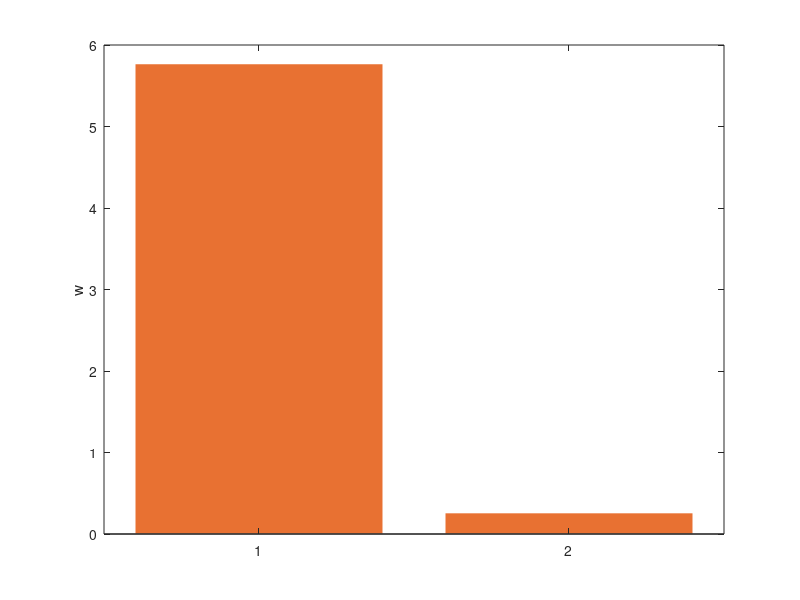

MATLAB code for this plot: (Note: this script raises an error after producing the figure.)
% Mathematical model for amino acid composition optimization
% ------------ Basic setting of the model --------------- %
% Two amino acids, x and y, are combined into a protein P with abundance A
% ax + (1-a)y -> P
% The amino acid x increases the chance of protein LLPS, therefore
% increasing the functional payoff by dp(a) for one unit of protein
% p(a) was estimated based on protein LLPS database: p(a) =
% 1/(1+exp(6.3-10.6a))
% Cost of x is w, cost of y is 1
% w is a species-specific LLPS cost ratio
% Total budget (w*a+(1-a)*A cannot exceed 1
% The functional payoff function P_func(a,A)=(1+dp(a))A
% Information capacity term P_info(a)=-alog2(a/7)-(1-a)log2((1-a)/13)
% Overall payoff to be optimized: P(a,A) = P_func(a,A)+beta*P_info(a)

%% Plot w for H.sapiens (human) and S.cerevisiae (yeast)
w_human = 5.77;
w_yeast = 0.26;

figure;
bar([1 2],[w_human w_yeast],'FaceColor',[233 113 50]/256,'EdgeColor',[1 1 1]);
ylabel("w");
xticklabels(["H. sapiens" "S. cerevisiae"]);xtickangle(45);
title("LLPS cost ratio (w)");
hold on;
plot([0 3],[1 1],':','Color',[0.5 0.5 0.5]);
xlim([0.2 2.8]);

%% Read and visualize real proteomics data
a_data_table = readtable("Ratio of IDR-associated AAs.xlsx");
a_data_human = a_data_table{ismember(a_data_table.group,'Homo sapiens'),"value"};
a_data_yeast = a_data_table{ismember(a_data_table.group,'Saccharomyces cerevisiae'),"value"};
figure;
subplot(2,1,1);
histogram(a_data_human,0.2:0.01:0.7, ...
    'FaceColor',[233 113 50]/256,'EdgeColor',[1 1 1]);
xlim([0.2 0.7]);title("Distribution of a, H. sapiens",'FontWeight','Normal');
xlabel("a");ylabel("#Proteins");
ax = gca;
ax.LineWidth = 1;
subplot(2,1,2);
histogram(a_data_yeast,0.2:0.01:0.7, ...
    'FaceColor',[233 113 50]/256,'EdgeColor',[1 1 1]);
xlim([0.2 0.7]);title("Distribution of a, S. cerevisiae",'FontWeight','Normal');
xlabel("a");ylabel("#Proteins");
ax = gca;
ax.LineWidth = 1;

%% Plot optimal a against beta and estimate beta from the median of yeast data
d_noLLPS = 0;
beta_vec = 0:0.01:10;
a_opt_human = beta_vec;
a_opt_yeast = beta_vec;
options = optimoptions('fmincon','display','none');
for i = 1:length(beta_vec)
    beta = beta_vec(i);
    a_opt_human(i) = fmincon(@(a)-payoff_overall(a,d_noLLPS,w_human,beta), ...
        0.5,[],[],[],[],0,1,[],options);
    a_opt_yeast(i) = fmincon(@(a)-payoff_overall(a,d_noLLPS,w_yeast,beta), ...
        0.5,[],[],[],[],0,1,[],options);
end
a_yeast_median = median(a_data_yeast);
beta_estimate = inv_linear_interpolation(beta_vec,a_opt_yeast,a_yeast_median);

figure;
subplot(1,2,1);
plot(beta_vec,a_opt_human,'LineWidth',3);
xlabel("\beta");ylabel("Optimal a under d=0");
title("H. sapiens",'FontWeight','Normal');
ax = gca;
ax.LineWidth = 1;
subplot(1,2,2);
plot(beta_vec,a_opt_yeast,'LineWidth',3);
xlabel("\beta");ylabel("Optimal a under d=0");
title("S. cerevisiae",'FontWeight','Normal');
hold on; scatter(beta_estimate,median(a_data_yeast),'Marker','hexagram');
ax = gca;
ax.LineWidth = 1;

%% Plot payoff function against parameter values
% Define range of parameter d and variable a
d = 0:1:3;
a = 0.001:0.001:0.999;
% Define the colormap
colors_spectrum = [0.84	0.10	0.11;
                    0.99	0.68	0.38;
                    0.67	0.87	0.64;
                    0.17	0.51	0.73];
figure;
subplot(2,2,1);
hold on;
for i = 1:length(d)
    f = payoff_overall(a,d(i),w_human,beta_estimate);
    plot(a,f,'Color',colors_spectrum(i,:),'LineWidth',3);
end
box on;
legend(["d=0","d=1","d=2","d=3"]);legend boxoff;
title("P_{max}(a), H. sapiens",'FontWeight','Normal');
xlabel("a");
ylabel("P_{max}(a)");
ax = gca;
ax.LineWidth = 1;

subplot(2,2,2);
hold on;
for i = 1:length(d)
    f = payoff_overall(a,d(i),w_yeast,beta_estimate);
    plot(a,f,'Color',colors_spectrum(i,:),'LineWidth',3);
end
box on;
legend(["d=0","d=1","d=2","d=3"]);legend boxoff;
title("P_{max}(a), S. cerevisiae",'FontWeight','Normal');
xlabel("a");
ylabel("P_{max}(a)");
ax = gca;
ax.LineWidth = 1;

subplot(2,2,3);
h = shannon_entropy20(a);
plot(a,h,'LineWidth',3);
title("Information capacity",'FontWeight','Normal');
xlabel("a");
ylabel("P_{info}(a)");
ax = gca;
ax.LineWidth = 1;

subplot(2,2,4);
A_human = optimal_abundance(a,w_human);
A_yeast = optimal_abundance(a,w_yeast);
plot(a,A_human,'LineWidth',3);
hold on;
plot(a,A_yeast,'LineWidth',3);
legend(["H. sapiens","S. cerevisiae"]);legend boxoff;
title("Maximal protein abundance",'FontWeight','Normal');
xlabel("a");
ylabel("A_{max}(a)");
ax = gca;
ax.LineWidth = 1;

%% Plot optimal a against d for human and yeast
d_vec = 0:0.01:30;
a_opt_human_varying_d = d_vec;
a_opt_yeast_varying_d = d_vec;
options = optimoptions('fmincon','display','none');
for i = 1:length(d_vec)
    a_opt_human_varying_d(i) = fmincon(@(a)-payoff_overall(a,d_vec(i),w_human, ...
        beta_estimate),0.5,[],[],[],[],0,1,[],options);
    a_opt_yeast_varying_d(i) = fmincon(@(a)-payoff_overall(a,d_vec(i),w_yeast, ...
        beta_estimate),0.5,[],[],[],[],0,1,[],options);
end
figure;
plot(d_vec,a_opt_human_varying_d,'LineWidth',3);
hold on;
plot(d_vec,a_opt_yeast_varying_d,'LineWidth',3);
xlabel("d");ylabel("a_{opt}");
title("Optimal a under varying d, human",'FontWeight','Normal');
ax = gca;
ax.LineWidth = 1;
legend(["H. sapiens","S. cerevisiae"]);legend boxoff;

%% Estimate d for each human protein
d_human = a_data_human;
for i = 1:length(d_human)
    d_human(i) = inv_linear_interpolation(d_vec, a_opt_human_varying_d, a_data_human(i));
end
figure;
histogram(d_human,50,'FaceColor',[233 113 50]/256,'EdgeColor',[1 1 1]);
xlabel("d");
ylabel("#Proteins");
title("Infered d for human proteins",'FontWeight','Normal');
ax = gca;
ax.LineWidth = 1;

%% Compute a under yeast w and human d
d_human_feasible = d_human(~isnan(d_human));
a_yeast_w_human_d = d_human_feasible;
for i = 1:length(a_yeast_w_human_d)
    a_yeast_w_human_d(i) = fmincon(@(a)-payoff_overall(a,d_human_feasible(i), ...
        w_yeast, beta_estimate),0.5,[],[],[],[],0,1,[],options);
end

figure;
histogram(a_yeast_w_human_d,50);
title("Optimal a under yeast w and human d",'FontWeight','Normal');
xlabel("a");
ylabel("#Proteins");
ax = gca;
ax.LineWidth = 1;

figure;
scatter(a_data_human(~isnan(d_human)),a_yeast_w_human_d,'Marker','*');
title("Optimal a under w of H. sapiens vs S. cerevisiae",'FontWeight','Normal');
xlabel("a, H.sapiens");
ylabel("a_{opt}, w of S. cerevisiae");
ax = gca;
ax.LineWidth = 1;
box on;

%% Definition of built-in functions
function f = payoff_func(a,d,w)
%Functional payoff function
f = (1 + d./(1 + exp(6.3 - 10.6*a)))./(1 + (w-1)*a);
end

function f = payoff_overall(a,d,w,beta)
%Overall payoff function
f = payoff_func(a,d,w) + beta*shannon_entropy20(a);
end

function h = shannon_entropy20(a)
%Information capacity term
h = -a.*log2(a/7) - (1-a).*log2((1-a)/13);
end

function A = optimal_abundance(a,w)
%Optimal abundance A under given a and w
A = 1./(w*a + 1-a);
end

function x0 = inv_linear_interpolation(xdata,ydata,y0)
% For a set of points (xdata,ydata) forming a curve and a known value y0,
% estimate a value x0 corresponding to y0 that falls on the curve
% The curve needs to be monotonic
delta_y = ydata - y0;
if min(delta_y) > 0
    x0 = NaN;
elseif max(delta_y) < 0
    x0 = NaN;
else
    deltay_sign_change_indicator = delta_y(1:end-1).*delta_y(2:end);
    idx_deltay_sign_change = find(deltay_sign_change_indicator < 0);
    xl = xdata(idx_deltay_sign_change);
    xr = xdata(idx_deltay_sign_change + 1);
    yl = ydata(idx_deltay_sign_change);
    yr = ydata(idx_deltay_sign_change + 1);
    x0 = xl + (xr - xl)*(y0 - yl)/(yr - yl);
end
end
    
